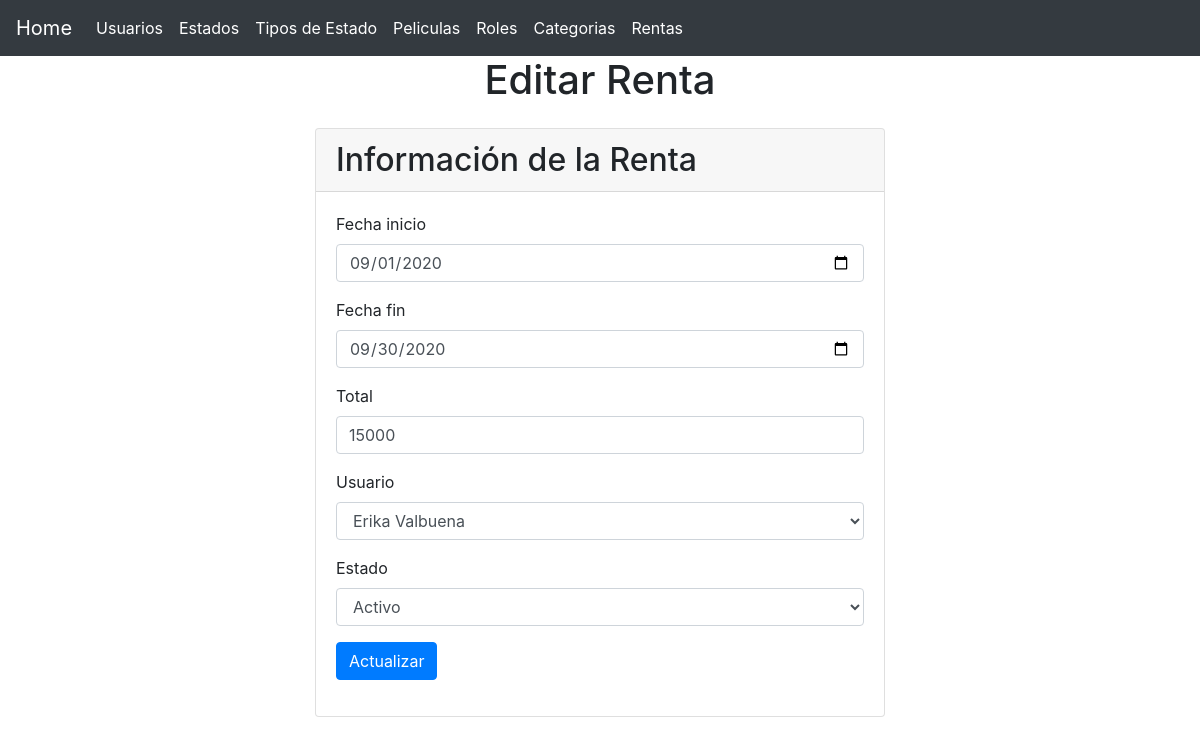
Screenshot of /?controller=rental&method=edit&id=1 with the database file from the repository.
### tables this page shows
CREATE TABLE `rentals` (
  `id` int(11) NOT NULL,
  `start_date` date NOT NULL,
  `end_date` date DEFAULT NULL,
  `total` int(11) DEFAULT NULL,
  `user_id` int(11) NOT NULL,
  `statuses_id` int(11) NOT NULL
);

### models/Rental.php (called while the page is built, shortened)
    <?php
class Rental
{
    public function __construct()
    {
        try {
            $this->pdo = new Database;
        } catch (PDOException $e) {
            die($e->getMessage());
        }
    }
     public function getById($id)
    {
        try {
            $strSql = "SELECT * FROM rentals WHERE id = :id";
            $arrayData = ['id' => $id];
            $query = $this->pdo->select($strSql, $arrayData);
            return $query;
        } catch (PDOException $e) {
            die($e->getMessage());
        }
    }
}

### providers/Database.php (called while the page is built, shortened)
<?php
class Database extends PDO
{
    public function select($strSql, $arrayData = array(), $fetchMode = PDO::FETCH_OBJ)
    {
    	$query = $this->prepare($strSql);
    	foreach ($arrayData as $key => $value)
    		$query->bindParam(":$key",$value);
    	if( !$query->execute() ) {
    		echo "Error, la consulta no se realizó";
    	} else {
    		return $query->fetchAll($fetchMode);
    	}
    }
}

### models/User.php (called while the page is built, shortened)
<?php
class User
{
	private $pdo;
    public function __construct()
    {
    	try {
    		$this->pdo = new Database;
	    } catch (PDOException $e) {
	    	die($e->getMessage());
	    }
    }
    public function getAll()
    {
    	try {
    		$strSql = "SELECT u.*, s.name as status, r.name as role FROM users u INNER JOIN statuses s ON s.id = u.status_id INNER JOIN roles r ON r.id = u.role_id";
    		$query = $this->pdo->select($strSql);
    		return $query;
	    } catch (PDOException $e) {
	    	die($e->getMessage());
	    }
    }
}

### models/Status.php (called while the page is built, shortened)
<?php
class Status
{
    public function __construct()
    {
        try {
            $this->pdo = new Database;
        } catch (PDOException $e) {
            die($e->getMessage());
        }
    }
    public function getAll()
    {
        try {
            $strSql = 'SELECT s.*, ts.name as type FROM statuses s INNER JOIN type_statuses ts ON ts.id = s.type_statuses_id';
            $query = $this->pdo->select($strSql);
            return $query;
        } catch (PDOException $e) {
            die($e->getMessage());
        }
    }
}

### views/Rental/edit.php (the view, shortened to what this page needs)
<main class="container">
	<div class="row">
		<h1 class="col-md-12 d-flex justify-content-center">Editar Renta</h1>
	</div>
	<section class="row mt-3">
		<div class="card w-50 m-auto">
			<div class="card-header container">
				<h2 class="m-auto">Información de la Renta</h2>
			</div>
			<div class="card-body w-100">
				<form action="?controller=Rental&method=update" method="post">
					<div class="form-group">
						<label>Fecha inicio</label>
						<input type="date" name="start_date" class="form-control"  value="<?php echo $Rental[0]->start_date ?>">
                    </div>
                    <div class="form-group">
						<label>Fecha fin</label>
						<input type="date" name="end_date" class="form-control"  value="<?php echo $Rental[0]->end_date ?>">
					</div>
					<div class="form-group">
						<label>Total</label>
						<input type="number" name="total" class="form-control" value="<?php echo $Rental[0]->total ?>">
					</div>
					<div class="form-group">
						<label>Usuario</label>
						<select name="user_id" class="form-control">
							<?php
								foreach($users as $user) {
									if($user->id===$Rental[0]->user_id){
							?>
										<option selected value="<?php echo $user->id ?>"><?php echo $user->name ?></option>
							<?php
									}else{
							?>
										<option value="<?php echo $user->id ?>"><?php echo $user->name ?></option>
							<?php
									}
								}
							?>
						</select>
					</div>
					<div class="form-group">
						<label>Estado</label>
						<select name="statuses_id" class="form-control">
							<?php
								foreach($statuses as $status) {
									if($status->id===$Rental[0]->statuses_id){
							?>
										<option selected value="<?php echo $status->id ?>"><?php echo $status->name ?></option>
							<?php
									}else{
							?>
										<option value="<?php echo $status->id ?>"><?php echo $status->name ?></option>
							<?php
									}
								}
							?>
						</select>
					</div>
					<div class="form-group">
						<button class="btn btn-primary">Actualizar</button>
					</div>
				</form>
			</div>
		</div>
	</section>
</main>

### rows the page displays
rentals: start_date "09/01/2020", end_date "09/30/2020", total "15000"

### other values shown
form field user_id "Erika Valbuena"
form field statuses_id "Activo"
